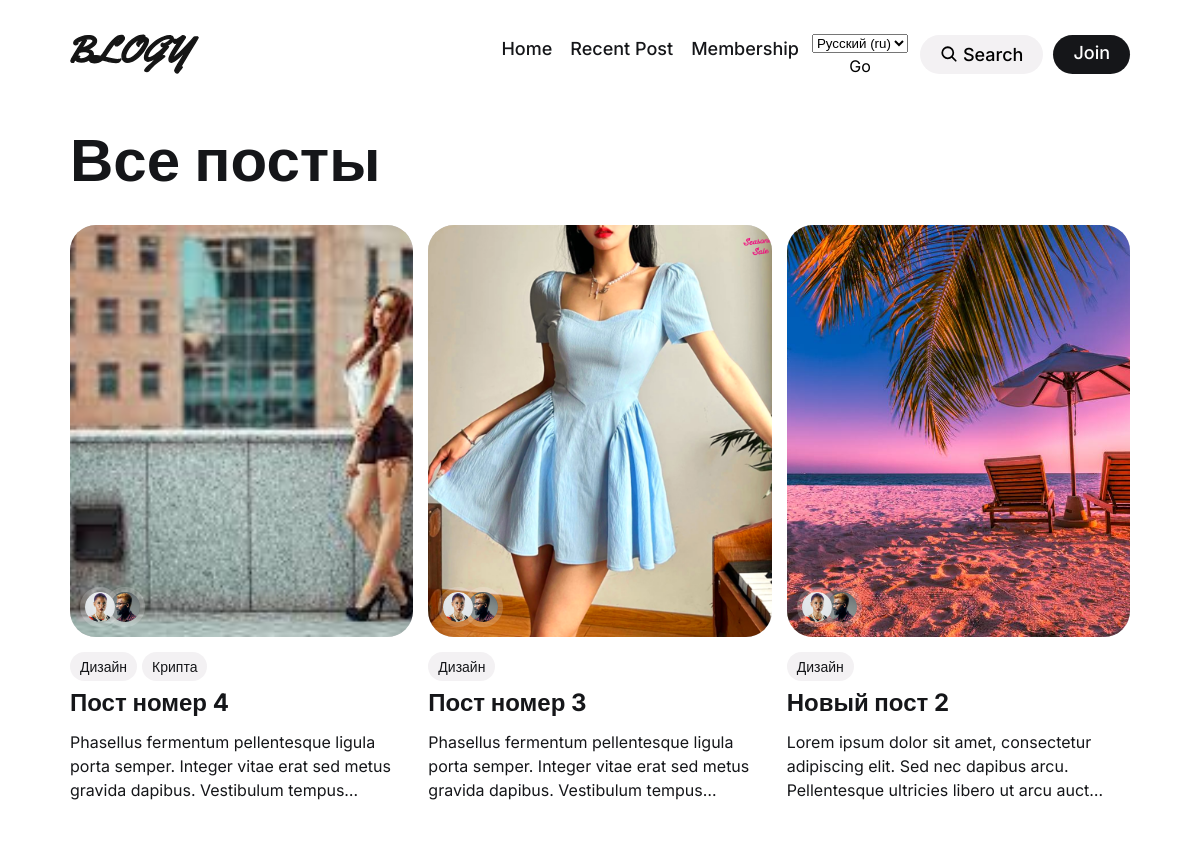
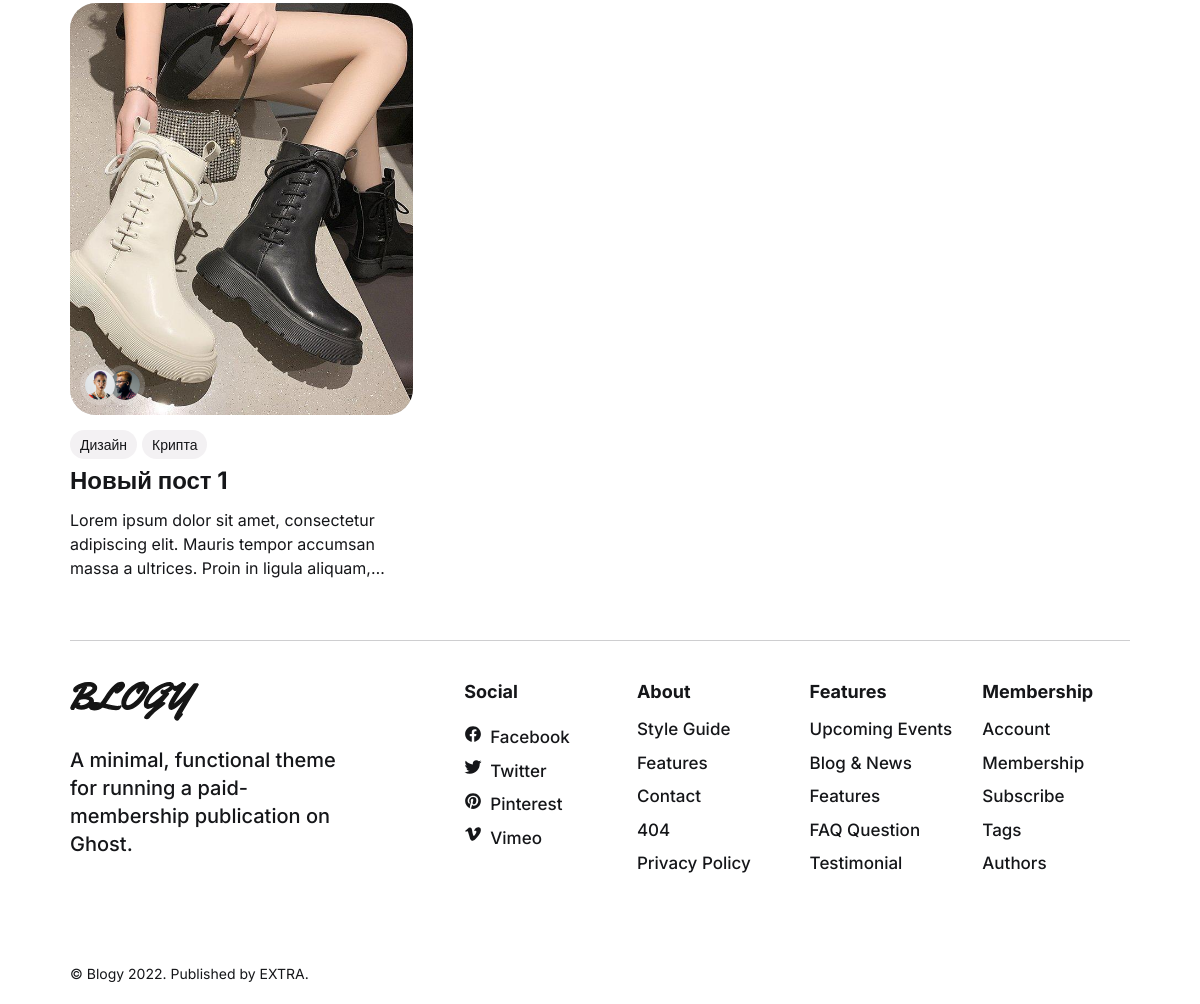
Before: /ru/posts/ with the older database file (2 pictures, top to bottom).
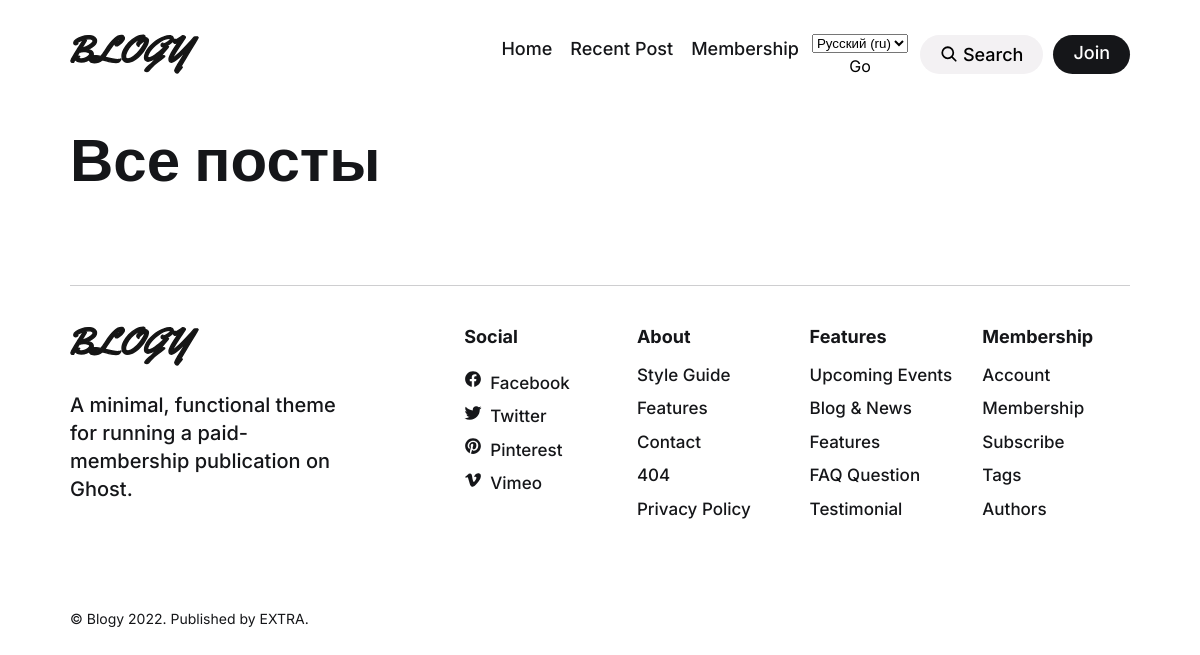
After: the same page with the newer database file.
### main/models.py (models this page shows, shortened)
class Post(models.Model):
    title = models.CharField(max_length=250, verbose_name='Наименование')
    slug = models.SlugField(max_length=250, db_index=True, unique=True, blank=True)
    content = models.TextField(blank=True, verbose_name='Контент')
    image = models.ImageField(upload_to='images/%Y/', verbose_name='Изображение', blank=True)
    created_at = models.DateTimeField(auto_now_add=True, verbose_name='Дата публикации')
    updated_at = models.DateTimeField(auto_now=True, verbose_name='Обновлено')
    is_published = models.BooleanField(default=False, verbose_name='Опубликовано')
    views = models.IntegerField(default=0, verbose_name='Кол-во просмотров')
    tags = models.ManyToManyField('Tag', blank=True, related_name='posts')
    class Meta:
        verbose_name = 'Публикация'
        verbose_name_plural = 'Публикации'
        ordering = ['-created_at']
    def get_absolute_url(self):
        return reverse('post_detail', kwargs={"slug": self.slug})

class Tag(models.Model):
    title = models.CharField(max_length=50, db_index=True, verbose_name='Имя тэга')
    slug = models.SlugField(max_length=50, db_index=True, unique=True)
    class Meta:
        verbose_name = 'Тэг'
        verbose_name_plural = 'Тэги'
        ordering = ['title']
    def get_absolute_url(self):
        return reverse('tag', kwargs={"slug": self.slug})

### main/views.py (the view)
# urls.py: path('posts/', PostList.as_view(), name='post_list'),
class PostList(ListView):
    model = Post
    template_name = 'main/post_list.html'
    context_object_name = 'posts'
    def get_queryset(self):
        return Post.objects.filter(is_published=True)

### main/templates/main/post_list.html
{% extends 'base.html' %}
{% load i18n %}
{% block content %}
<article>
    <section class="section recent" aria-label="recent post">
        <div class="container">
            <div class="title-wrapper">
                <h2 class="h2 section-title">
                    <strong class="strong">{% trans 'Все посты' %}</strong>
                </h2>
            </div>
            <ul class="grid-list">
                {% for post in posts %}
                <li>
                    <div class="blog-card">
                        <figure class="card-banner img-holder" style="--width: 550; --height: 660;">
                            {% if post.image %}
                            <img src="{{ post.image.url }}" width="550" height="660" loading="lazy" alt="{{post.title}}"
                                class="img-cover">
                            {% endif %}
                            <ul class="avatar-list absolute">
                                <li class="avatar-item">
                                    <a href="#" class="avatar img-holder" style="--width: 100; --height: 100;">
                                        <img src="./assets/images/author-3.jpg" width="100" height="100" loading="lazy"
                                            alt="Author" class="img-cover">
                                    </a>
                                </li>
                                <li class="avatar-item">
                                    <a href="#" class="avatar img-holder" style="--width: 100; --height: 100;">
                                        <img src="./assets/images/author-5.jpg" width="100" height="100" loading="lazy"
                                            alt="Author" class="img-cover">
                                    </a>
                                </li>
                            </ul>
                        </figure>
                        <div class="card-content">
                            <ul class="card-meta-list">
                                {% if post.tags.exists %}
                                {% for tag in post.tags.all %}
                                <li>
                                    <a href="{{tag.get_absolute_url}}" class="card-tag">{{tag.title}}</a>
                                </li>
                                {% endfor %}
                                {% endif %}
                            </ul>
                            <h3 class="h4">
                                <a href="{{post.get_absolute_url}}" class="card-title hover:underline">
                                    {{post.title}}
                                </a>
                            </h3>
                            <p class="card-text">
                                {{post.content|truncatewords:30|striptags|safe}}
                            </p>
                        </div>
                    </div>
                </li>
                {% endfor %}
            </ul>
        </div>
    </section>
</article>
{% endblock %}

### templates/base.html (shortened to what this page needs)
{% load static i18n %}
<!DOCTYPE html>
<html lang="en">
<head>
  <link rel="stylesheet" href="{% static 'assets/css/style.css' %}">
  <link rel="stylesheet" href="{% static 'assets/css/form.css' %}">
</head>
<body>
  {% block header %}
  {% include 'inc/header.html' %}
  {% endblock %}
  <main>
    {% block content %}
    {% endblock %}
  </main>
  {% block footer %}
  {% include 'inc/footer.html' %}
  {% endblock %}
</body>

### templates/inc/header.html (shortened to what this page needs)
{% load static %}
{% load i18n %}
<header class="header section" data-header>
    <div class="container">
        <a href="/" class="logo">
            <img src="{% static 'assets/images/logo.svg' %}" width="129" height="40" alt="Blogy logo">
        </a>
        <nav class="navbar" data-navbar>
            <ul class="navbar-list">
                <li class="navbar-item">
                    <a href="#" class="navbar-link hover:underline" data-nav-link>Home</a>
                </li>
                <li class="navbar-item">
                    <a href="#" class="navbar-link hover:underline" data-nav-link>Recent Post</a>
                </li>
                <li class="navbar-item">
                    <a href="#" class="navbar-link hover:underline" data-nav-link>Membership</a>
                </li>
                <li>
                    <form action="{% url 'set_language' %}" method="post">{% csrf_token %}
                        <select name="language">
                            {% get_current_language as LANGUAGE_CODE %}
                            {% get_available_languages as LANGUAGES %}
                            {% get_language_info_list for LANGUAGES as languages %}
                            {% for language in languages %}
                                <option value="{{ language.code }}"{% if language.code == LANGUAGE_CODE %}
                                        selected{% endif %}>
                                    {{ language.name_local }} ({{ language.code }})
                                </option>
                            {% endfor %}
                        </select>
                        <input type="submit" value="Go">
                    </form>
                </li>
            </ul>
        </nav>
        <div class="wrapper">
            <button class="search-btn" aria-label="search" data-search-toggler>
                <ion-icon name="search-outline" aria-hidden="true"></ion-icon>
                <span class="span">Search</span>
            </button>
            {% if user.is_authenticated %}
            <a href="{% url 'logout' %}" style="background-color: red;" class="btn">Logout</a>
            {% else %}
            <a href="{% url 'login' %}" class="btn">Join</a>
            {% endif %}
        </div>
    </div>
</header>

### templates/inc/footer.html
{% load static i18n %}
<footer class="footer">
    <div class="container">
        <div class="footer-top section">
            <div class="footer-brand">
                <a href="#" class="logo">
                    <img src="{% static 'assets/images/logo.svg' %}" width="129" height="40" alt="Blogy logo">
                </a>
                <p class="footer-text">
                    {% trans 'A minimal, functional theme for running a paid-membership publication on Ghost.' %}
                </p>
            </div>
            <ul class="footer-list">
                <li>
                    <p class="h5">{% trans 'Social' %}</p>
                </li>
                <li class="footer-list-item">
                    <ion-icon name="logo-facebook"></ion-icon>
                    <a href="#" class="footer-link hover:underline">Facebook</a>
                </li>
                <li class="footer-list-item">
                    <ion-icon name="logo-twitter"></ion-icon>
                    <a href="#" class="footer-link hover:underline">Twitter</a>
                </li>
                <li class="footer-list-item">
                    <ion-icon name="logo-pinterest"></ion-icon>
                    <a href="#" class="footer-link hover:underline">Pinterest</a>
                </li>
                <li class="footer-list-item">
                    <ion-icon name="logo-vimeo"></ion-icon>
                    <a href="#" class="footer-link hover:underline">Vimeo</a>
                </li>
            </ul>
            <ul class="footer-list">
                <li>
                    <p class="h5">{% trans 'About' %}</p>
                </li>
                <li>
                    <a href="#" class="footer-link hover:underline">Style Guide</a>
                </li>
                <li>
                    <a href="#" class="footer-link hover:underline">Features</a>
                </li>
                <li>
                    <a href="#" class="footer-link hover:underline">Contact</a>
                </li>
                <li>
                    <a href="#" class="footer-link hover:underline">404</a>
                </li>
                <li>
                    <a href="#" class="footer-link hover:underline">Privacy Policy</a>
                </li>
            </ul>
            <ul class="footer-list">
                <li>
                    <p class="h5">{% trans 'Features' %}</p>
                </li>
                <li>
                    <a href="#" class="footer-link hover:underline">Upcoming Events</a>
                </li>
                <li>
                    <a href="#" class="footer-link hover:underline">Blog & News</a>
                </li>
                <li>
                    <a href="#" class="footer-link hover:underline">Features</a>
                </li>
                <li>
                    <a href="#" class="footer-link hover:underline">FAQ Question</a>
                </li>
                <li>
                    <a href="#" class="footer-link hover:underline">Testimonial</a>
                </li>
            </ul>
            <ul class="footer-list">
                <li>
                    <p class="h5">{% trans 'Membership' %}</p>
                </li>
                <li>
                    <a href="#" class="footer-link hover:underline">Account</a>
                </li>
                <li>
                    <a href="#" class="footer-link hover:underline">Membership</a>
                </li>
                <li>
                    <a href="#" class="footer-link hover:underline">Subscribe</a>
                </li>
                <li>
                    <a href="#" class="footer-link hover:underline">Tags</a>
                </li>
                <li>
                    <a href="#" class="footer-link hover:underline">Authors</a>
                </li>
            </ul>
        </div>
        <div class="section footer-bottom">
            <p class="copyright">
                &copy; Blogy 2022. Published by <a href="#" class="copyright-link hover:underline">EXTRA</a>.
            </p>
        </div>
    </div>
</footer>

Changed rows visible on the page:
removed Post: image (picture), title "Пост номер 4", content "Phasellus fermentum pellentesque ligula porta semper. Integer vitae erat sed metus gravida dapibus. Vestibulum…"
removed Tag: title "Дизайн"
removed Tag: title "Крипта"
removed Post: image (picture), title "Пост номер 3", content "Phasellus fermentum pellentesque ligula porta semper. Integer vitae erat sed metus gravida dapibus. Vestibulum…"
removed Post: image (picture), title "Новый пост 2", content "Lorem ipsum dolor sit amet, consectetur adipiscing elit. Sed nec dapibus arcu. Pellentesque ultricies libero ut arcu…"
removed Post: image (picture), title "Новый пост 1", content "Lorem ipsum dolor sit amet, consectetur adipiscing elit. Mauris tempor accumsan massa a ultrices. Proin in ligula…"
